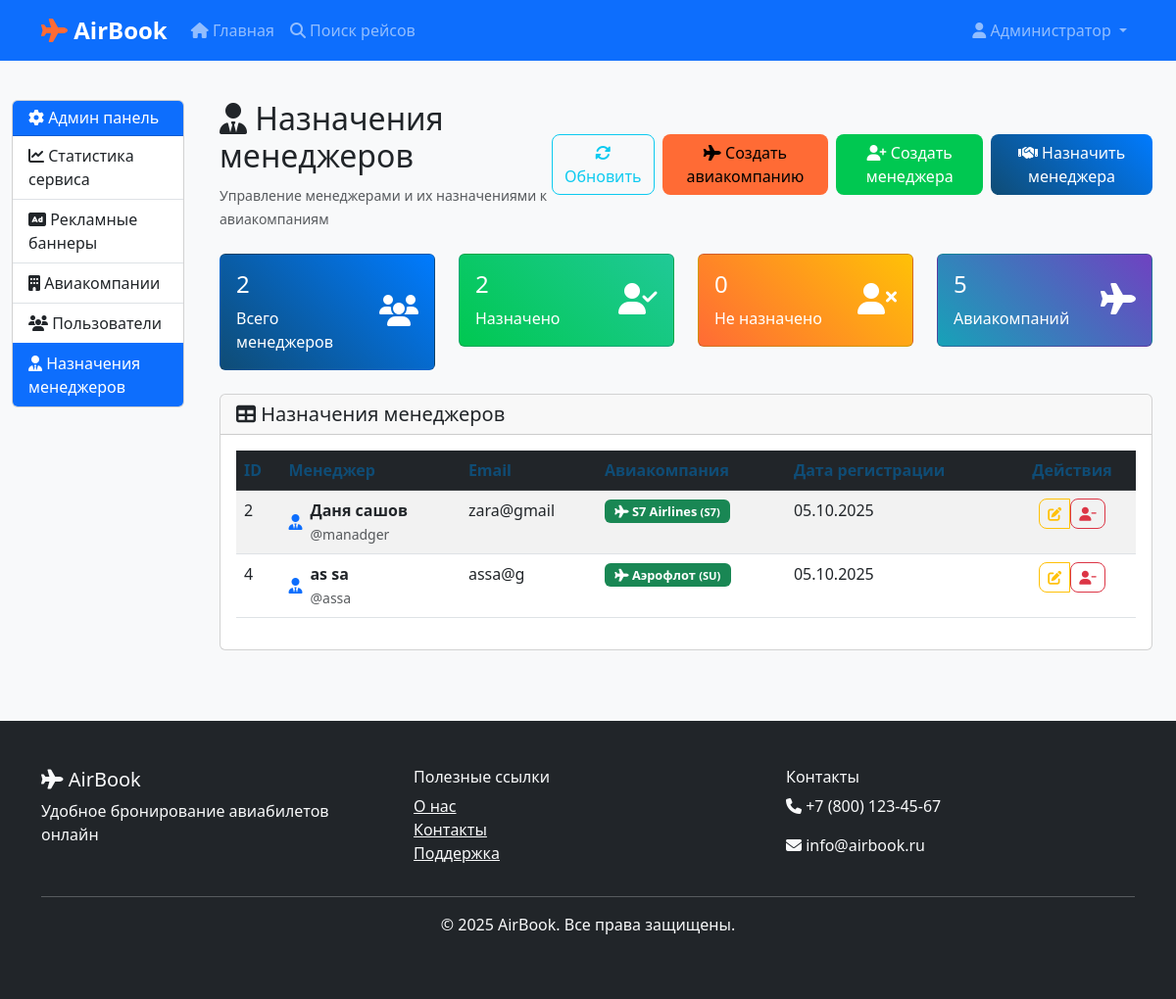
Page /admin/manager-assignments (signed in) on the committed database.
### models.py (models this page shows, shortened)
class User(UserMixin, db.Model):
    id = db.Column(db.Integer, primary_key=True)
    username = db.Column(db.String(80), unique=True, nullable=False)
    email = db.Column(db.String(120), unique=True, nullable=False)
    password_hash = db.Column(db.String(128))
    role = db.Column(db.String(20), default='user')  # user, manager, admin
    first_name = db.Column(db.String(50))
    last_name = db.Column(db.String(50))
    phone = db.Column(db.String(20))
    company_id = db.Column(db.Integer, db.ForeignKey('airline.id'), nullable=True)  # Для менеджеров
    created_at = db.Column(db.DateTime, default=datetime.utcnow)
    is_active = db.Column(db.Boolean, default=True, nullable=False)  # Статус активности
    bookings = db.relationship('Booking', backref='user', lazy=True)
    company = db.relationship('Airline', backref='managers', lazy=True)
    def is_admin(self):
        return self.role == 'admin'
    def is_manager(self):
        return self.role == 'manager'

class Airline(db.Model):
    id = db.Column(db.Integer, primary_key=True)
    code = db.Column(db.String(3), unique=True, nullable=False)  # IATA код авиакомпании
    name = db.Column(db.String(100), nullable=False)
    country = db.Column(db.String(50), nullable=False)  # Страна авиакомпании
    flights = db.relationship('Flight', backref='airline', lazy=True)

### app.py (the view)
    @app.route('/admin/manager-assignments')
    @login_required
    def admin_manager_assignments():
        if not current_user.is_admin():
            flash('Доступ запрещен', 'error')
            return redirect(url_for('index'))
        managers = User.query.filter_by(role='manager').all()
        airlines = Airline.query.all()
        total_managers = len(managers)
        assigned_managers = len([m for m in managers if m.company_id])
        unassigned_managers = total_managers - assigned_managers
        return render_template('admin/manager_assignments.html',
                             managers=managers,
                             airlines=airlines,
                             total_managers=total_managers,
                             assigned_managers=assigned_managers,
                             unassigned_managers=unassigned_managers)

### templates/admin/manager_assignments.html (shortened to what this page needs)
{% extends "admin/base.html" %}
{% block admin_content %}
<div class="container-fluid">
    <div class="row">
        <div class="col-12">
            <div class="d-flex justify-content-between align-items-center mb-4">
                <div>
                    <h2><i class="fas fa-user-tie"></i> Назначения менеджеров</h2>
                    <small class="text-muted">Управление менеджерами и их назначениями к авиакомпаниям</small>
                </div>
                <div class="d-flex gap-2">
                    <button class="btn btn-outline-info" onclick="refreshAssignments()" title="Обновить">
                        <i class="fas fa-sync-alt"></i> Обновить
                    </button>
                    <button class="btn btn-warning" data-bs-toggle="modal" data-bs-target="#createAirlineModal">
                        <i class="fas fa-plane"></i> Создать авиакомпанию
                    </button>
                    <button class="btn btn-success" data-bs-toggle="modal" data-bs-target="#createManagerModal">
                        <i class="fas fa-user-plus"></i> Создать менеджера
                    </button>
                    <button class="btn btn-primary" data-bs-toggle="modal" data-bs-target="#assignManagerModal">
                        <i class="fas fa-handshake"></i> Назначить менеджера
                    </button>
                </div>
            </div>
            <div class="row mb-4">
                <div class="col-md-3">
                    <div class="card bg-primary text-white">
                        <div class="card-body">
                            <div class="d-flex justify-content-between">
                                <div>
                                    <h4>{{ total_managers }}</h4>
                                    <span>Всего менеджеров</span>
                                </div>
                                <div class="align-self-center">
                                    <i class="fas fa-users fa-2x"></i>
                                </div>
                            </div>
                        </div>
                    </div>
                </div>
                <div class="col-md-3">
                    <div class="card bg-success text-white">
                        <div class="card-body">
                            <div class="d-flex justify-content-between">
                                <div>
                                    <h4>{{ assigned_managers }}</h4>
                                    <span>Назначено</span>
                                </div>
                                <div class="align-self-center">
                                    <i class="fas fa-user-check fa-2x"></i>
                                </div>
                            </div>
                        </div>
                    </div>
                </div>
                <div class="col-md-3">
                    <div class="card bg-warning text-white">
                        <div class="card-body">
                            <div class="d-flex justify-content-between">
                                <div>
                                    <h4>{{ unassigned_managers }}</h4>
                                    <span>Не назначено</span>
                                </div>
                                <div class="align-self-center">
                                    <i class="fas fa-user-times fa-2x"></i>
                                </div>
                            </div>
                        </div>
                    </div>
                </div>
                <div class="col-md-3">
                    <div class="card bg-info text-white">
                        <div class="card-body">
                            <div class="d-flex justify-content-between">
                                <div>
                                    <h4>{{ airlines|length }}</h4>
                                    <span>Авиакомпаний</span>
                                </div>
                                <div class="align-self-center">
                                    <i class="fas fa-plane fa-2x"></i>
                                </div>
                            </div>
                        </div>
                    </div>
                </div>
            </div>
            <div class="card">
                <div class="card-header">
                    <h5 class="mb-0"><i class="fas fa-table"></i> Назначения менеджеров</h5>
                </div>
                <div class="card-body">
                    {% if managers %}
                        <div class="table-responsive">
                            <table class="table table-striped table-hover">
                                <thead class="table-dark">
                                    <tr>
                                        <th>ID</th>
                                        <th>Менеджер</th>
                                        <th>Email</th>
                                        <th>Авиакомпания</th>
                                        <th>Дата регистрации</th>
                                        <th class="text-center">Действия</th>
                                    </tr>
                                </thead>
                                <tbody>
                                    {% for manager in managers %}
                                        <tr>
                                            <td>{{ manager.id }}</td>
                                            <td>
                                                <div class="d-flex align-items-center">
                                                    <i class="fas fa-user-tie text-primary me-2"></i>
                                                    <div>
                                                        <strong>{{ manager.first_name }} {{ manager.last_name }}</strong>
                                                        <br>
                                                        <small class="text-muted">@{{ manager.username }}</small>
                                                    </div>
                                                </div>
                                            </td>
                                            <td>{{ manager.email }}</td>
                                            <td>
                                                {% if manager.company_id %}
                                                    {% for airline in airlines %}
                                                        {% if airline.id == manager.company_id %}
                                                            <span class="badge bg-success">
                                                                <i class="fas fa-plane"></i> {{ airline.name }}
                                                                <small>({{ airline.code }})</small>
                                                            </span>
                                                        {% endif %}
                                                    {% endfor %}
                                                {% else %}
                                                    <span class="badge bg-secondary">
                                                        <i class="fas fa-user-times"></i> Не назначен
                                                    </span>
                                                {% endif %}
                                            </td>
                                            <td>
                                                {% if manager.created_at %}
                                                    {{ manager.created_at.strftime('%d.%m.%Y') }}
                                                {% else %}
                                                    <span class="text-muted">Неизвестно</span>
                                                {% endif %}
                                            </td>
                                            <td class="text-center">
                                                <div class="btn-group" role="group">
                                                    {% if manager.company_id %}
                                                        <button class="btn btn-sm btn-outline-warning"
                                                                onclick="changeAssignment({{ manager.id }}, '{{ manager.first_name }} {{ manager.last_name }}')"
                                                                title="Изменить назначение">
                                                            <i class="fas fa-edit"></i>
                                                        </button>
                                                        <form method="POST" action="{{ url_for('unassign_manager', manager_id=manager.id) }}"
                                                              style="display: inline-block;"
                                                              onsubmit="return confirm('Снять назначение менеджера {{ manager.first_name }} {{ manager.last_name }}?')">
                                                            <button type="submit" class="btn btn-sm btn-outline-danger" title="Снять назначение">
                                                                <i class="fas fa-user-minus"></i>
                                                            </button>
                                                        </form>
                                                    {% else %}
                                                        <button class="btn btn-sm btn-outline-success"
                                                                onclick="assignManager({{ manager.id }}, '{{ manager.first_name }} {{ manager.last_name }}')"
                                                                title="Назначить к компании">
                                                            <i class="fas fa-user-plus"></i>
                                                        </button>
                                                    {% endif %}
                                                </div>
                                            </td>
                                        </tr>
                                    {% endfor %}
                                </tbody>
                            </table>
                        </div>
                    {% else %}
                        <div class="text-center py-5">
                            <i class="fas fa-user-tie fa-3x text-muted mb-3"></i>
                            <h4 class="text-muted">Менеджеры не найдены</h4>
                            <p class="text-muted">Пользователи с ролью "менеджер" появятся здесь</p>
                        </div>
                    {% endif %}
                </div>
            </div>
        </div>
    </div>
</div>
{% endblock %}

### templates/base.html (shortened to what this page needs)
<!DOCTYPE html>
<html lang="ru">
<head>
    <link href="https://cdn.jsdelivr.net/npm/bootstrap@5.3.0/dist/css/bootstrap.min.css" rel="stylesheet">
    <link rel="stylesheet" href="https://cdnjs.cloudflare.com/ajax/libs/font-awesome/6.4.0/css/all.min.css">
    <link rel="stylesheet" href="{{ url_for('static', filename='css/style.css') }}">
</head>
<body>
    <nav class="navbar navbar-expand-lg navbar-dark bg-primary">
        <div class="container">
            <a class="navbar-brand" href="{{ url_for('index') }}">
                <i class="fas fa-plane"></i> AirBook
            </a>
            <div class="collapse navbar-collapse" id="navbarNav">
                <ul class="navbar-nav me-auto">
                    <li class="nav-item">
                        <a class="nav-link" href="{{ url_for('index') }}">
                            <i class="fas fa-home"></i> Главная
                        </a>
                    </li>
                    <li class="nav-item">
                        <a class="nav-link" href="{{ url_for('search_flights') }}">
                            <i class="fas fa-search"></i> Поиск рейсов
                        </a>
                    </li>
                </ul>
                <ul class="navbar-nav">
                    {% if current_user.is_authenticated %}
                        <li class="nav-item dropdown">
                            <a class="nav-link dropdown-toggle" href="#" id="navbarDropdown" role="button" data-bs-toggle="dropdown">
                                <i class="fas fa-user"></i> {{ current_user.first_name }}
                            </a>
                        </li>
                    {% endif %}
                </ul>
            </div>
        </div>
    </nav>
    <main>
        {% block content %}{% endblock %}
    </main>
    <footer class="bg-dark text-light py-5 mt-5">
        <div class="container">
            <div class="row">
                <div class="col-md-4">
                    <h5><i class="fas fa-plane"></i> AirBook</h5>
                    <p>Удобное бронирование авиабилетов онлайн</p>
                </div>
                <div class="col-md-4">
                    <h6>Полезные ссылки</h6>
                    <ul class="list-unstyled">
                        <li><a href="#" class="text-light">О нас</a></li>
                        <li><a href="#" class="text-light">Контакты</a></li>
                        <li><a href="#" class="text-light">Поддержка</a></li>
                    </ul>
                </div>
                <div class="col-md-4">
                    <h6>Контакты</h6>
                    <p><i class="fas fa-phone"></i> +7 (800) 123-45-67</p>
                    <p><i class="fas fa-envelope"></i> info@airbook.ru</p>
                </div>
            </div>
            <hr>
            <div class="text-center">
                <p>&copy; 2025 AirBook. Все права защищены.</p>
            </div>
        </div>
    </footer>
</body>
</html>

### rows in the picture
User: first_name "Администратор"
User: id "2", first_name "Даня", last_name "сашов", username "manadger", email "zara@gmail", created_at "05.10.2025"
Airline: name "S7 Airlines", code "S7"
User: id "4", first_name "as", last_name "sa", username "assa", email "assa@g", created_at "05.10.2025"
Airline: name "Аэрофлот", code "SU"

### other values in the picture
{{ total_managers }} "2"
{{ assigned_managers }} "2"
{{ unassigned_managers }} "0"
{{ airlines|length }} "5"
